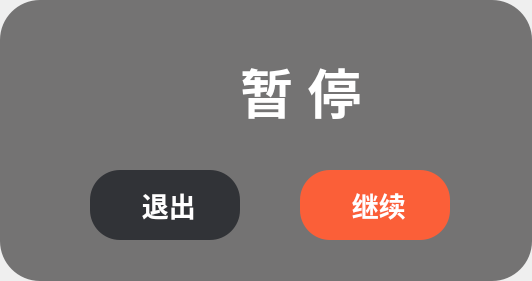
<?xml version="1.0" encoding="UTF-8"?>
<ui version="4.0">
 <class>pauseWidget</class>
 <widget class="QWidget" name="pauseWidget">
  <property name="geometry">
   <rect>
    <x>0</x>
    <y>0</y>
    <width>532</width>
    <height>281</height>
   </rect>
  </property>
  <property name="windowTitle">
   <string>Form</string>
  </property>
  <widget class="QWidget" name="widget" native="true">
   <property name="geometry">
    <rect>
     <x>0</x>
     <y>0</y>
     <width>532</width>
     <height>281</height>
    </rect>
   </property>
   <property name="styleSheet">
    <string notr="true">background-color: rgba(34, 31, 31, 0.6);
border-radius:40px;</string>
   </property>
   <widget class="QPushButton" name="continueButton">
    <property name="geometry">
     <rect>
      <x>300</x>
      <y>170</y>
      <width>150</width>
      <height>70</height>
     </rect>
    </property>
    <property name="font">
     <font>
      <pointsize>20</pointsize>
      <bold>true</bold>
     </font>
    </property>
    <property name="styleSheet">
     <string notr="true">background-color: rgb(251, 95, 56);
color: rgb(255, 255, 255);
border-radius:30px;</string>
    </property>
    <property name="text">
     <string> 继续</string>
    </property>
    <property name="icon">
     <iconset resource="pause_widget_res.qrc">
      <normaloff>:/window/icons/play.svg</normaloff>:/window/icons/play.svg</iconset>
    </property>
    <property name="iconSize">
     <size>
      <width>30</width>
      <height>30</height>
     </size>
    </property>
   </widget>
   <widget class="QPushButton" name="exitButton">
    <property name="geometry">
     <rect>
      <x>90</x>
      <y>170</y>
      <width>150</width>
      <height>70</height>
     </rect>
    </property>
    <property name="font">
     <font>
      <pointsize>20</pointsize>
      <bold>true</bold>
     </font>
    </property>
    <property name="styleSheet">
     <string notr="true">background-color: rgb(49, 51, 55);
color: rgb(255, 255, 255);
border-radius:30px;</string>
    </property>
    <property name="text">
     <string> 退出</string>
    </property>
    <property name="icon">
     <iconset resource="pause_widget_res.qrc">
      <normaloff>:/window/icons/exit.svg</normaloff>:/window/icons/exit.svg</iconset>
    </property>
    <property name="iconSize">
     <size>
      <width>25</width>
      <height>25</height>
     </size>
    </property>
   </widget>
   <widget class="QLabel" name="label">
    <property name="geometry">
     <rect>
      <x>220</x>
      <y>60</y>
      <width>161</width>
      <height>61</height>
     </rect>
    </property>
    <property name="font">
     <font>
      <pointsize>40</pointsize>
      <bold>true</bold>
     </font>
    </property>
    <property name="styleSheet">
     <string notr="true">background-color: transparent;
color: rgb(255, 255, 255);</string>
    </property>
    <property name="text">
     <string>暂 停</string>
    </property>
    <property name="alignment">
     <set>Qt::AlignCenter</set>
    </property>
   </widget>
   <widget class="QWidget" name="widget_2" native="true">
    <property name="geometry">
     <rect>
      <x>130</x>
      <y>50</y>
      <width>91</width>
      <height>81</height>
     </rect>
    </property>
    <property name="styleSheet">
     <string notr="true">image: url(:/window/icons/pause.svg);
border-radius:0;
background-color:transparent;</string>
    </property>
   </widget>
  </widget>
 </widget>
 <resources>
  <include location="pause_widget_res.qrc"/>
 </resources>
 <connections/>
</ui>
